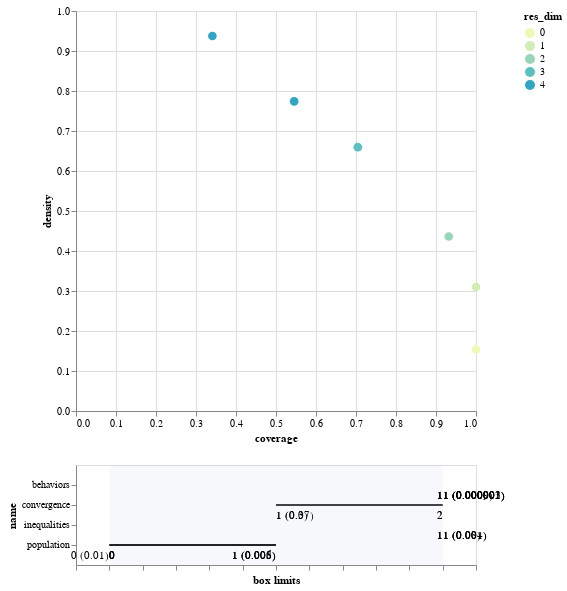

Write notebook code for a chart like this one.
### Markdown cell above
## SSP1

### Code cell
from ema_workbench.analysis import prim
from ema_workbench.util import ema_logging
import matplotlib.pyplot as plt

x = df_rozenberg.iloc[:,0:7] 
y = df_rozenberg.iloc[:,7].values >=1

prim_alg = prim.Prim(x, y, threshold=0.8, peel_alpha=0.1)
box1 = prim_alg.find_box()

box1.show_tradeoff()
print(box1.resample(3))
box1.inspect(3)
box1.inspect(3, style='graph')

plt.show()
box1.inspect_tradeoff()

### Figure 1 — Vega-Lite specification as saved in the notebook (floating-point values rounded to 4 significant figures)
{"config": {"view": {"continuousWidth": 400, "continuousHeight": 300}}, "vconcat": [{"data": {"name": "data-4d55757c940b2f4ccc39d4e3bbf18f2d"}, "mark": {"type": "circle", "size": 75}, "encoding": {"color": {"type": "ordinal", "field": "res_dim", "scale": {"range": ["#eff9b6", "#d0edb3", "#97d6b9", "#5dc0c0", "#31a5c2", "#1f80b8", "#2354a3", "#21318d"]}}, "opacity": {"condition": {"value": 1, "selection": "selector002"}, "value": 0.4}, "tooltip": [{"type": "ordinal", "field": "id"}, {"type": "quantitative", "field": "coverage", "format": ".2"}, {"type": "quantitative", "field": "density", "format": ".2"}, {"type": "ordinal", "field": "res_dim"}], "x": {"type": "quantitative", "field": "coverage"}, "y": {"type": "quantitative", "field": "density"}}, "height": 400, "selection": {"selector002": {"type": "single", "fields": ["id"]}}, "width": 400}, {"layer": [{"data": {"name": "data-c0ea0e4de5d15f43b6f4527dcfe77c96"}, "mark": "rule", "encoding": {"x": {"type": "quantitative", "axis": {"grid": false, "labels": false, "title": "box limits"}, "field": "x_lower", "scale": {"domain": [0, 1], "padding": 0.1}}, "x2": {"field": "x_upper"}, "y": {"type": "nominal", "field": "name", "scale": {"padding": 1.0}}}, "transform": [{"calculate": "(datum.x1-datum.minimum)/(datum.maximum-datum.minimum)", "as": "x_lower"}, {"calculate": "(datum.x2-datum.minimum)/(datum.maximum-datum.minimum)", "as": "x_upper"}, {"filter": {"selection": "selector002"}}], "width": 400}, {"data": {"name": "data-c0ea0e4de5d15f43b6f4527dcfe77c96"}, "mark": {"type": "text", "align": "left", "baseline": "top", "dy": 5}, "encoding": {"text": {"type": "ordinal", "field": "text"}, "x": {"type": "quantitative", "axis": {"grid": false, "labels": false, "title": "box limits"}, "field": "x_lower", "scale": {"domain": [0, 1], "padding": 0.1}}, "x2": {"field": "x_upper"}, "y": {"type": "nominal", "field": "name", "scale": {"padding": 1.0}}}, "transform": [{"calculate": "(datum.x1-datum.minimum)/(datum.maximum-datum.minimum)", "as": "x_lower"}, {"calculate": "(datum.x2-datum.minimum)/(datum.maximum-datum.minimum)", "as": "x_upper"}, {"filter": {"selection": "selector002"}}, {"calculate": "datum.qp_lower>0?format(datum.x1, \".2\")+\" (\"+format(datum.qp_lower, \".1~g\")+\")\" :format(datum.x1, \".2\")", "as": "text"}], "width": 400}, {"data": {"name": "data-c0ea0e4de5d15f43b6f4527dcfe77c96"}, "mark": {"type": "text", "align": "right", "baseline": "top", "dy": 5}, "encoding": {"text": {"type": "ordinal", "field": "text"}, "x": {"type": "quantitative", "field": "x_upper"}, "x2": {"field": "x_upper"}, "y": {"type": "nominal", "field": "name", "scale": {"padding": 1.0}}}, "transform": [{"calculate": "(datum.x1-datum.minimum)/(datum.maximum-datum.minimum)", "as": "x_lower"}, {"calculate": "(datum.x2-datum.minimum)/(datum.maximum-datum.minimum)", "as": "x_upper"}, {"filter": {"selection": "selector002"}}, {"calculate": "datum.qp_upper>0?format(datum.x2, \".2\")+\" (\"+format(datum.qp_upper, \".1\")+\")\" :format(datum.x2, \".2\")", "as": "text"}], "width": 400}, {"data": {"name": "data-bb8d07f6df3d47a6a475317795287b23"}, "mark": {"type": "rect", "opacity": 0.05}, "encoding": {"x": {"type": "quantitative", "field": "start"}, "x2": {"field": "end"}}}, {"data": {"name": "data-d751713988987e9331980363e24189ce"}, "mark": "point", "encoding": {"x": {"type": "quantitative", "field": "x"}, "y": {"type": "nominal", "field": "name"}}, "transform": [{"filter": {"selection": "selector002"}}], "width": 400}, {"data": {"name": "data-d751713988987e9331980363e24189ce"}, "mark": {"type": "text", "align": "center", "baseline": "top", "dy": 5}, "encoding": {"text": {"type": "nominal", "field": "item"}, "x": {"type": "quantitative", "field": "x"}, "y": {"type": "nominal", "field": "name"}}, "transform": [{"filter": {"selection": "selector002"}}], "width": 400}]}], "$schema": "https://vega.github.io/schema/vega-lite/v4.8.1.json", "datasets": {"data-4d55757c940b2f4ccc39d4e3bbf18f2d": [{"coverage": 1.0, "density": 0.1538, "id": 0, "mass": 1.0, "mean": 0.1538, "res_dim": 0}, {"coverage": 1.0, "density": 0.3099, "id": 1, "mass": 0.4965, "mean": 0.3099, "res_dim": 1}, {"coverage": 0.9318, "density": 0.4362, "id": 2, "mass": 0.3287, "mean": 0.4362, "res_dim": 2}, {"coverage": 0.7045, "density": 0.6596, "id": 3, "mass": 0.1643, "mean": 0.6596, "res_dim": 3}, {"coverage": 0.5455, "density": 0.7742, "id": 4, "mass": 0.1084, "mean": 0.7742, "res_dim": 4}, {"coverage": 0.3409, "density": 0.9375, "id": 5, "mass": 0.05594, "mean": 0.9375, "res_dim": 4}], "data-c0ea0e4de5d15f43b6f4527dcfe77c96": [{"x1": 1.0, "x2": 1.0, "name": "behaviors", "id": 1, "minimum": 0.0, "maximum": 1.0, "qp_lower": 2.328e-06, "qp_upper": -1.0}, {"x1": 0.0, "x2": 1.0, "name": "population", "id": 2, "minimum": 0.0, "maximum": 2.0, "qp_lower": -1.0, "qp_upper": 0.005305}, {"x1": 1.0, "x2": 1.0, "name": "behaviors", "id": 2, "minimum": 0.0, "maximum": 1.0, "qp_lower": 1.034e-06, "qp_upper": -1.0}, {"x1": 1.0, "x2": 1.0, "name": "inequalities", "id": 3, "minimum": 0.0, "maximum": 1.0, "qp_lower": 0.0009772, "qp_upper": -1.0}, {"x1": 0.0, "x2": 1.0, "name": "population", "id": 3, "minimum": 0.0, "maximum": 2.0, "qp_lower": -1.0, "qp_upper": 0.005972}, {"x1": 1.0, "x2": 1.0, "name": "behaviors", "id": 3, "minimum": 0.0, "maximum": 1.0, "qp_lower": 1.47e-06, "qp_upper": -1.0}, {"x1": 1.0, "x2": 1.0, "name": "inequalities", "id": 4, "minimum": 0.0, "maximum": 1.0, "qp_lower": 0.003786, "qp_upper": -1.0}, {"x1": 1.0, "x2": 2.0, "name": "convergence", "id": 4, "minimum": 0.0, "maximum": 2.0, "qp_lower": 0.07219, "qp_upper": -1.0}, {"x1": 0.0, "x2": 1.0, "name": "population", "id": 4, "minimum": 0.0, "maximum": 2.0, "qp_lower": -1.0, "qp_upper": 0.008399}, {"x1": 1.0, "x2": 1.0, "name": "behaviors", "id": 4, "minimum": 0.0, "maximum": 1.0, "qp_lower": 3.403e-06, "qp_upper": -1.0}, {"x1": 1.0, "x2": 1.0, "name": "inequalities", "id": 5, "minimum": 0.0, "maximum": 1.0, "qp_lower": 0.08237, "qp_upper": -1.0}, {"x1": 1.0, "x2": 2.0, "name": "convergence", "id": 5, "minimum": 0.0, "maximum": 2.0, "qp_lower": 0.3219, "qp_upper": -1.0}, {"x1": 0.0, "x2": 0.0, "name": "population", "id": 5, "minimum": 0.0, "maximum": 2.0, "qp_lower": -1.0, "qp_upper": 0.01107}, {"x1": 1.0, "x2": 1.0, "name": "behaviors", "id": 5, "minimum": 0.0, "maximum": 1.0, "qp_lower": 0.0009414, "qp_upper": -1.0}], "data-bb8d07f6df3d47a6a475317795287b23": [{"end": 1, "start": 0}], "data-d751713988987e9331980363e24189ce": []}}
